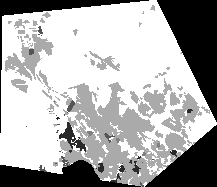
%> input picture lu_1.tif, 217 x 187 px
$ octave EFACT2.m   (GNU Octave 9; MATLAB toolbox functions it lacks are replaced by stand-ins)
%> lines starting %> are read from the running program, lines starting %| are printed output that depends on the picture
clc;clear;format long g
%farakhani imag 1
imagA=imread('lu_1.tif');
%> imagA is the input picture: size 187x217 uint8; min 0, max 6, mean 4.07
figure
c=histeq(imagA);
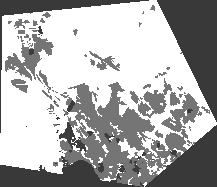
%> c: size 187x217 uint8; min 57, max 255, mean 174.8
imshow(c);
%farakhani imag 2
imageB=imread('lu_2.tif');
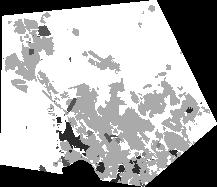
%> input picture lu_2.tif, 217 x 187 px
%> imageB is the input picture: size 187x217 uint8; min 0, max 6, mean 3.98
figure
d=histeq(imageB);
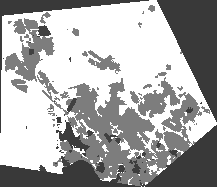
%> d: size 187x217 uint8; min 57, max 255, mean 171.4
imshow(d);
%find pixel her karbary
U_Ind_2=find(imageB==1);
%> U_Ind_2 = 682 values from 10591 to 36015
I_Ind_2=find(imageB==2);
%> I_Ind_2 = 423 values from 620 to 37691
R_Ind_2=find(imageB==3);
%> R_Ind_2 = 90 values from 16219 to 31582
A_Ind_2=find(imageB==4);
%> A_Ind_2 = 9905 values from 996 to 39197
O_Ind_2=find(imageB==6);
%> O_Ind_2 = 20016 values from 134 to 40517
z_Ind_2=find(imageB==0);
%> z_Ind_2 = 9463 values from 1 to 40579
%number of picxl cheng
C=imageB-imagA;
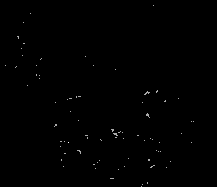
%> C: size 187x217 uint8; min 0, max 3, mean 0.00776; drawn with min black and max white
D_I=find(C~=0);
%> D_I = 157 values from 1001 to 36213

DI2=zeros(length(D_I),3);
DI2(:,1)=D_I;
DI2(:,2)=imagA(D_I);
DI2(:,3)=imageB(D_I);

LU=zeros(4,13);
LU=repmat(LU,[187 217]);
%shomaresh tadad her karbary der her ring
for i=1:187
for j=1:217

 for ri=1:13
for i_ri=i-ri:i+ri

if i_ri<=0 || i_ri>187
 continue
end

for j_ri=j-ri:j+ri
if j_ri<=0 || j_ri>217
  continue
end

if i_ri==i-ri || i_ri==i+ri || j_ri==j-ri || j_ri==j+ri
 if imageB(i_ri,j_ri)==1
 LU{i,j}(1,ri)= LU{i,j}(1,ri)+1;
 elseif imageB(i_ri,j_ri)==2
 LU{i,j}(2,ri)= LU{i,j}(2,ri)+1;
elseif imageB(i_ri,j_ri)==3
 LU{i,j}(3,ri)= LU{i,j}(3,ri)+1;
   elseif imageB(i_ri,j_ri)==4
%> (the run ends here)
